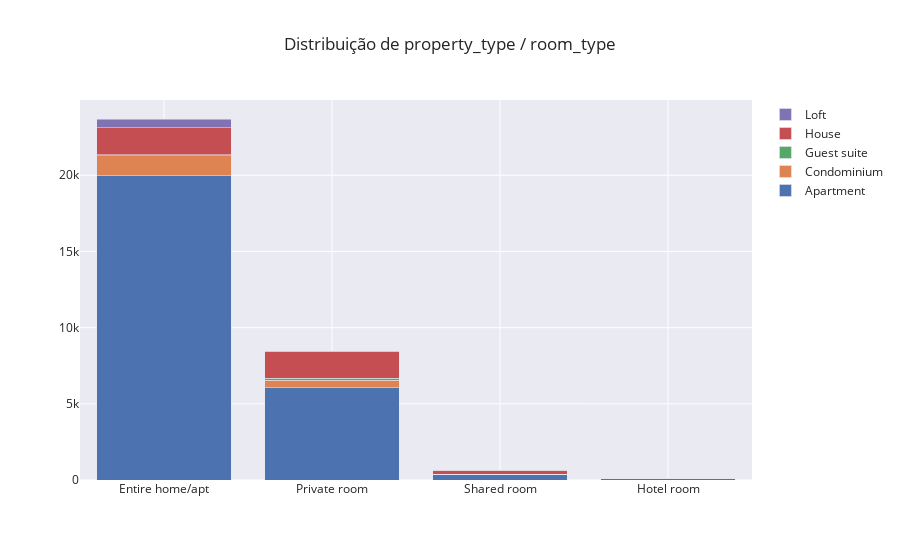

This figure's notebook cell:
### Code cell
y_values = df_temp["property_type"].unique().tolist()

temp = {}
for each in y_values:
    y_lst = []
    for room_type in room_types:
        try:
            value = df_temp[(df_temp["property_type"] == each) & 
                            (df_temp["room_type"] == room_type)]["host_is_superhost"].values[0]
        except:
            value = 0
        finally:
            y_lst.append(value)
    temp[each] = y_lst

fig = go.Figure()

for each in y_values:
    fig.add_trace(go.Bar(x=room_types, y=temp[each], name=each))

fig.update_layout(barmode='stack', template="seaborn", title="Distribuição de property_type / room_type")
fig.show()

### Figure 1 — Plotly figure (JSON) as saved in the notebook; plotly's stock layout.template omitted (floating-point values rounded to 4 significant figures)
{"data": [{"name": "Apartment", "type": "bar", "x": ["Entire home/apt", "Private room", "Shared room", "Hotel room"], "y": [19954, 6059, 345, 122]}, {"name": "Condominium", "type": "bar", "x": ["Entire home/apt", "Private room", "Shared room", "Hotel room"], "y": [1337, 487, 27, 0]}, {"name": "Guest suite", "type": "bar", "x": ["Entire home/apt", "Private room", "Shared room", "Hotel room"], "y": [52, 145, 5, 0]}, {"name": "House", "type": "bar", "x": ["Entire home/apt", "Private room", "Shared room", "Hotel room"], "y": [1785, 1719, 256, 0]}, {"name": "Loft", "type": "bar", "x": ["Entire home/apt", "Private room", "Shared room", "Hotel room"], "y": [564, 44, 13, 0]}], "layout": {"barmode": "stack", "title": {"text": "Distribuição de property_type / room_type"}}}
